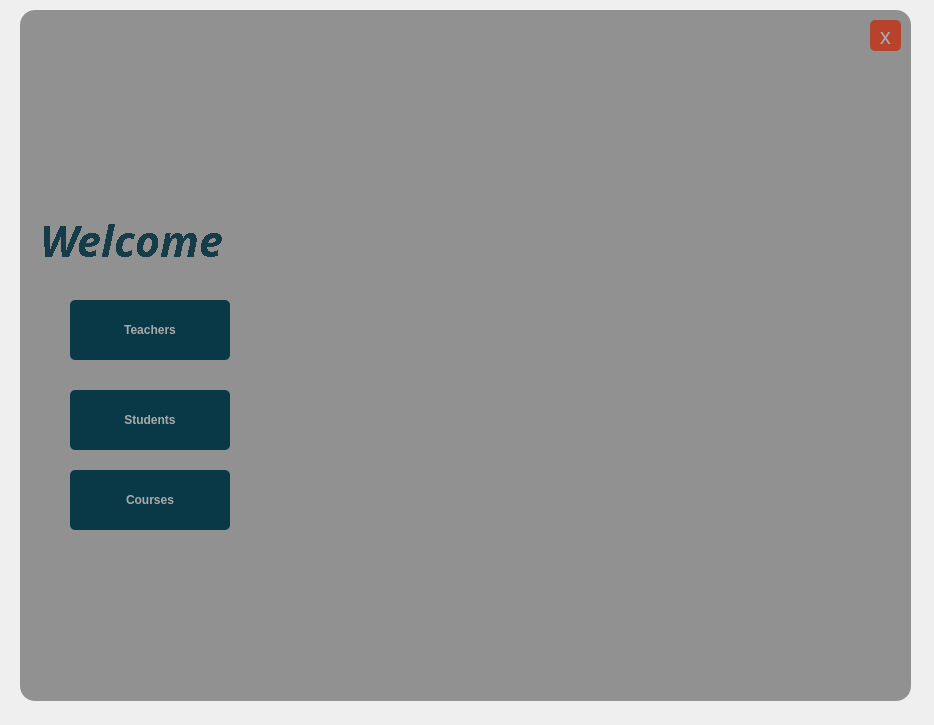
<?xml version="1.0" encoding="UTF-8"?>
<ui version="4.0">
 <class>MainWindow</class>
 <widget class="QMainWindow" name="MainWindow">
  <property name="geometry">
   <rect>
    <x>0</x>
    <y>0</y>
    <width>934</width>
    <height>725</height>
   </rect>
  </property>
  <property name="windowTitle">
   <string>MainWindow</string>
  </property>
  <property name="styleSheet">
   <string notr="true"/>
  </property>
  <widget class="QWidget" name="centralwidget">
   <widget class="QLabel" name="Frame">
    <property name="geometry">
     <rect>
      <x>20</x>
      <y>10</y>
      <width>891</width>
      <height>691</height>
     </rect>
    </property>
    <property name="styleSheet">
     <string notr="true">background-image: url(:/newPrefix/pexels-photo-7577910.jpeg);
border-radius:20px;</string>
    </property>
    <property name="text">
     <string/>
    </property>
   </widget>
   <widget class="QLabel" name="DarkShade">
    <property name="geometry">
     <rect>
      <x>20</x>
      <y>10</y>
      <width>891</width>
      <height>691</height>
     </rect>
    </property>
    <property name="styleSheet">
     <string notr="true">background-color:rgba(0,0,0,100);
border-radius:15px;
</string>
    </property>
    <property name="text">
     <string/>
    </property>
   </widget>
   <widget class="QLabel" name="Program_name">
    <property name="geometry">
     <rect>
      <x>40</x>
      <y>180</y>
      <width>241</width>
      <height>121</height>
     </rect>
    </property>
    <property name="font">
     <font>
      <family>Cascadia Code ExtraLight</family>
      <pointsize>32</pointsize>
      <weight>75</weight>
      <italic>true</italic>
      <bold>true</bold>
      <underline>false</underline>
      <strikeout>false</strikeout>
      <stylestrategy>NoAntialias</stylestrategy>
      <kerning>true</kerning>
     </font>
    </property>
    <property name="styleSheet">
     <string notr="true">color:rgb(22, 60, 73)</string>
    </property>
    <property name="text">
     <string>Welcome</string>
    </property>
   </widget>
   <widget class="QPushButton" name="TeacherButton">
    <property name="geometry">
     <rect>
      <x>70</x>
      <y>300</y>
      <width>160</width>
      <height>60</height>
     </rect>
    </property>
    <property name="font">
     <font>
      <pointsize>9</pointsize>
      <weight>75</weight>
      <bold>true</bold>
     </font>
    </property>
    <property name="styleSheet">
     <string notr="true">QPushButton#TeacherButton{
	background-color: rgb(9, 57, 71);
	border-radius:5px;
color:rgb(170, 170, 170);
}
QPushButton#TeacherButton:hover{	
	background-color: qlineargradient(spread:pad, x1:0.99, y1:1, x2:0, y2:0, stop:0.119403 rgba(19, 122, 150, 255), stop:0.791045 rgba(37, 44, 38, 255));
	border-radius:5px;
color:rgb(170, 170, 170);
}
QPushButton#TeacherButton:pressed{
	padding-left:5px;
padding-top:5px;
	background-color: qlineargradient(spread:pad, x1:0.99, y1:1, x2:0, y2:0, stop:0.119403 rgba(4, 29, 36, 255), stop:0.791045 rgba(37, 44, 38, 255));
	border-radius:5px;
color:rgb(170, 170, 170);
}

</string>
    </property>
    <property name="text">
     <string>Teachers</string>
    </property>
   </widget>
   <widget class="QPushButton" name="StudentButton">
    <property name="geometry">
     <rect>
      <x>70</x>
      <y>390</y>
      <width>160</width>
      <height>60</height>
     </rect>
    </property>
    <property name="maximumSize">
     <size>
      <width>16777215</width>
      <height>16777215</height>
     </size>
    </property>
    <property name="font">
     <font>
      <pointsize>9</pointsize>
      <weight>75</weight>
      <bold>true</bold>
     </font>
    </property>
    <property name="styleSheet">
     <string notr="true">QPushButton#StudentButton{
	
	
	background-color: rgb(9, 57, 71);
	border-radius:5px;
color:rgb(170, 170, 170);
}
QPushButton#StudentButton:hover{	
	background-color: qlineargradient(spread:pad, x1:0.99, y1:1, x2:0, y2:0, stop:0.119403 rgba(19, 122, 150, 255), stop:0.791045 rgba(37, 44, 38, 255));
	border-radius:5px;
color:rgb(170, 170, 170);
}
QPushButton#StudentButton:pressed{
	padding-left:5px;
padding-top:5px;
	background-color: qlineargradient(spread:pad, x1:0.99, y1:1, x2:0, y2:0, stop:0.119403 rgba(4, 29, 36, 255), stop:0.791045 rgba(37, 44, 38, 255));
	border-radius:5px;
color:rgb(170, 170, 170);
}

</string>
    </property>
    <property name="text">
     <string>Students</string>
    </property>
   </widget>
   <widget class="QPushButton" name="CoursesButton">
    <property name="geometry">
     <rect>
      <x>70</x>
      <y>470</y>
      <width>160</width>
      <height>60</height>
     </rect>
    </property>
    <property name="font">
     <font>
      <pointsize>9</pointsize>
      <weight>75</weight>
      <bold>true</bold>
     </font>
    </property>
    <property name="styleSheet">
     <string notr="true">QPushButton#CoursesButton{
	
	
	background-color: rgb(9, 57, 71);
	border-radius:5px;
color:rgb(170, 170, 170);
}
QPushButton#CoursesButton:hover{	
	background-color: qlineargradient(spread:pad, x1:0.99, y1:1, x2:0, y2:0, stop:0.119403 rgba(19, 122, 150, 255), stop:0.791045 rgba(37, 44, 38, 255));
	border-radius:5px;
color:rgb(170, 170, 170);
}
QPushButton#CoursesButton:pressed{
	padding-left:5px;
padding-top:5px;
	background-color: qlineargradient(spread:pad, x1:0.99, y1:1, x2:0, y2:0, stop:0.119403 rgba(4, 29, 36, 255), stop:0.791045 rgba(37, 44, 38, 255));
	border-radius:5px;
color:rgb(170, 170, 170);
}

</string>
    </property>
    <property name="text">
     <string>Courses</string>
    </property>
   </widget>
   <widget class="QPushButton" name="exit_button">
    <property name="geometry">
     <rect>
      <x>870</x>
      <y>20</y>
      <width>31</width>
      <height>31</height>
     </rect>
    </property>
    <property name="font">
     <font>
      <family>Stencil</family>
      <pointsize>16</pointsize>
     </font>
    </property>
    <property name="styleSheet">
     <string notr="true">QPushButton#exit_button{
	background-color:rgb(184, 67, 44);
	border-radius:5px;
color:rgb(170, 170, 170);
}
QPushButton#exit_button:hover{	
	background-color: qlineargradient(spread:pad, x1:0.99, y1:1, x2:0, y2:0, stop:0.119403 rgba(136, 48, 33, 255), stop:0.791045 rgba(37, 44, 38, 255));
	border-radius:5px;
color:rgb(170, 170, 170);
}
QPushButton#exit_button:pressed{
	padding-left:5px;
padding-top:5px;
	background-color: qlineargradient(spread:pad, x1:0.99, y1:1, x2:0, y2:0, stop:0.119403 rgba(4, 29, 36, 255), stop:0.791045 rgba(37, 44, 38, 255));
	border-radius:5px;
color:rgb(170, 170, 170);
}


</string>
    </property>
    <property name="text">
     <string>x</string>
    </property>
   </widget>
  </widget>
 </widget>
 <resources>
  <include location="resourse/oop_res.qrc"/>
  <include location="resourse/oop_res.qrc"/>
 </resources>
 <connections/>
</ui>
